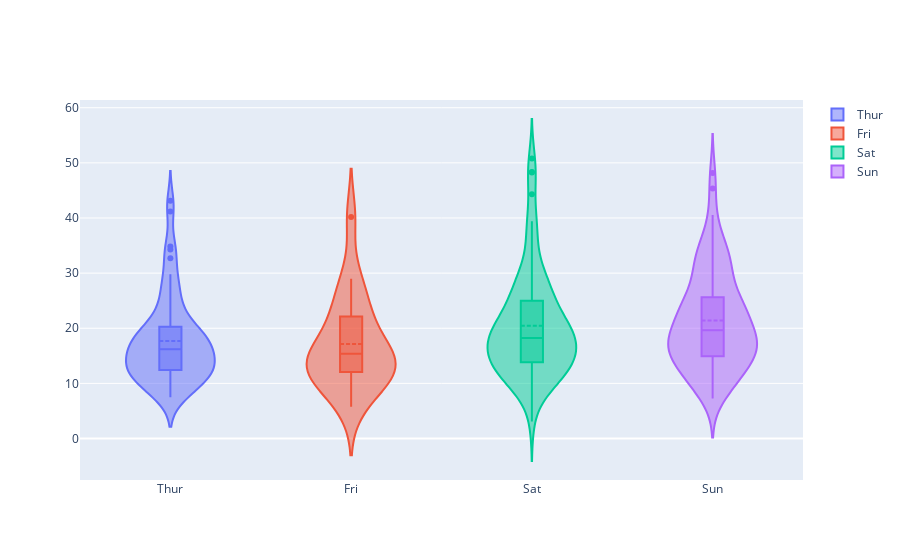

Notebook cell for this chart:
### Code cell
fig = go.Figure()

days = ['Thur', 'Fri', 'Sat', 'Sun']

for day in days:
    fig.add_trace(go.Violin(x=df2['day'][df2['day'] == day],
                            y=df2['total_bill'][df2['day'] == day],
                            name=day,
                            box_visible=True,
                            meanline_visible=True))

fig.show()

### Figure 1 — Plotly figure (JSON) as saved in the notebook; plotly's stock layout.template omitted (floating-point values rounded to 4 significant figures)
{"data": [{"box": {"visible": true}, "meanline": {"visible": true}, "name": "Thur", "type": "violin", "x": ["Thur", "Thur", "Thur", "Thur", "Thur", "Thur", "Thur", "Thur", "Thur", "Thur", "Thur", "Thur", "Thur", "Thur", "Thur", "Thur", "Thur", "Thur", "Thur", "Thur", "Thur", "Thur", "Thur", "Thur", "Thur", "Thur", "Thur", "Thur", "Thur", "Thur", "Thur", "Thur", "Thur", "Thur", "Thur", "Thur", "Thur", "Thur", "Thur", "Thur", "Thur", "Thur", "Thur", "Thur", "Thur", "Thur", "Thur", "Thur", "Thur", "Thur", "Thur", "Thur", "Thur", "Thur", "Thur", "Thur", "Thur", "Thur", "Thur", "Thur", "Thur", "Thur"], "y": [27.2, 22.76, 17.29, 19.44, 16.66, 10.07, 32.68, 15.98, 34.83, 13.03, 18.28, 24.71, 21.16, 10.65, 12.43, 24.08, 11.69, 13.42, 14.26, 15.95, 12.48, 29.8, 8.52, 14.52, 11.38, 22.82, 19.08, 20.27, 11.17, 12.26, 18.26, 8.51, 10.33, 14.15, 16, 13.16, 17.47, 34.3, 41.19, 27.05, 16.43, 8.35, 18.64, 11.87, 9.78, 7.51, 19.81, 28.44, 15.48, 16.58, 7.56, 10.34, 43.11, 13, 13.51, 18.71, 12.74, 13, 16.4, 20.53, 16.47, 18.78]}, {"box": {"visible": true}, "meanline": {"visible": true}, "name": "Fri", "type": "violin", "x": ["Fri", "Fri", "Fri", "Fri", "Fri", "Fri", "Fri", "Fri", "Fri", "Fri", "Fri", "Fri", "Fri", "Fri", "Fri", "Fri", "Fri", "Fri", "Fri"], "y": [28.97, 22.49, 5.75, 16.32, 22.75, 40.17, 27.28, 12.03, 21.01, 12.46, 11.35, 15.38, 12.16, 13.42, 8.58, 15.98, 13.42, 16.27, 10.09]}, {"box": {"visible": true}, "meanline": {"visible": true}, "name": "Sat", "type": "violin", "x": ["Sat", "Sat", "Sat", "Sat", "Sat", "Sat", "Sat", "Sat", "Sat", "Sat", "Sat", "Sat", "Sat", "Sat", "Sat", "Sat", "Sat", "Sat", "Sat", "Sat", "Sat", "Sat", "Sat", "Sat", "Sat", "Sat", "Sat", "Sat", "Sat", "Sat", "Sat", "Sat", "Sat", "Sat", "Sat", "Sat", "Sat", "Sat", "Sat", "Sat", "Sat", "Sat", "Sat", "Sat", "Sat", "Sat", "Sat", "Sat", "Sat", "Sat", "Sat", "Sat", "Sat", "Sat", "Sat", "Sat", "Sat", "Sat", "Sat", "Sat", "Sat", "Sat", "Sat", "Sat", "Sat", "Sat", "Sat", "Sat", "Sat", "Sat", "Sat", "Sat", "Sat", "Sat", "Sat", "Sat", "Sat", "Sat", "Sat", "Sat", "Sat", "Sat", "Sat", "Sat", "Sat", "Sat", "Sat"], "y": [20.65, 17.92, 20.29, 15.77, 39.42, 19.82, 17.81, 13.37, 12.69, 21.7, 19.65, 9.55, 18.35, 15.06, 20.69, 17.78, 24.06, 16.31, 16.93, 18.69, 31.27, 16.04, 38.01, 26.41, 11.24, 48.27, 20.29, 13.81, 11.02, 18.29, 17.59, 20.08, 16.45, 3.07, 20.23, 15.01, 12.02, 17.07, 26.86, 25.28, 14.73, 10.51, 17.92, 44.3, 22.42, 20.92, 15.36, 20.49, 25.21, 18.24, 14.31, 14, 7.25, 10.59, 10.63, 50.81, 15.81, 26.59, 38.73, 24.27, 12.76, 30.06, 25.89, 48.33, 13.27, 28.17, 12.9, 28.15, 11.59, 7.74, 30.14, 20.45, 13.28, 22.12, 24.01, 15.69, 11.61, 10.77, 15.53, 10.07, 12.6, 32.83, 35.83, 29.03, 27.18, 22.67, 17.82]}, {"box": {"visible": true}, "meanline": {"visible": true}, "name": "Sun", "type": "violin", "x": ["Sun", "Sun", "Sun", "Sun", "Sun", "Sun", "Sun", "Sun", "Sun", "Sun", "Sun", "Sun", "Sun", "Sun", "Sun", "Sun", "Sun", "Sun", "Sun", "Sun", "Sun", "Sun", "Sun", "Sun", "Sun", "Sun", "Sun", "Sun", "Sun", "Sun", "Sun", "Sun", "Sun", "Sun", "Sun", "Sun", "Sun", "Sun", "Sun", "Sun", "Sun", "Sun", "Sun", "Sun", "Sun", "Sun", "Sun", "Sun", "Sun", "Sun", "Sun", "Sun", "Sun", "Sun", "Sun", "Sun", "Sun", "Sun", "Sun", "Sun", "Sun", "Sun", "Sun", "Sun", "Sun", "Sun", "Sun", "Sun", "Sun", "Sun", "Sun", "Sun", "Sun", "Sun", "Sun", "Sun"], "y": [16.99, 10.34, 21.01, 23.68, 24.59, 25.29, 8.77, 26.88, 15.04, 14.78, 10.27, 35.26, 15.42, 18.43, 14.83, 21.58, 10.33, 16.29, 16.97, 17.46, 13.94, 9.68, 30.4, 18.29, 22.23, 32.4, 28.55, 18.04, 12.54, 10.29, 34.81, 9.94, 25.56, 19.49, 38.07, 23.95, 25.71, 17.31, 29.93, 14.07, 13.13, 17.26, 24.55, 19.77, 29.85, 48.17, 25, 13.39, 16.49, 21.5, 12.66, 16.21, 13.81, 17.51, 24.52, 20.76, 31.71, 7.25, 31.85, 16.82, 32.9, 17.89, 14.48, 9.6, 34.63, 34.65, 23.33, 45.35, 23.17, 40.55, 20.69, 20.9, 30.46, 18.15, 23.1, 15.69]}], "layout": {}}
